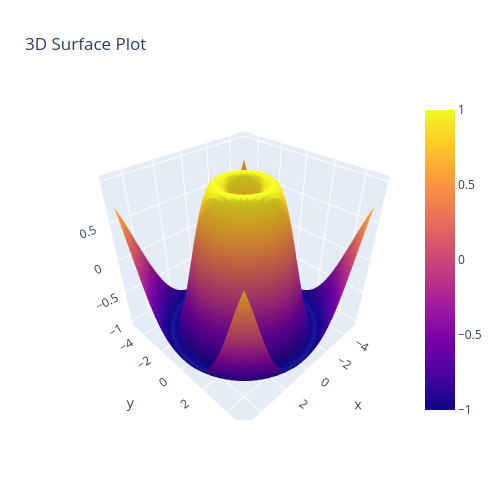

Write notebook code for a chart like this one.
### Markdown cell above
##### <font color='rebeccapurple'>1.2. 3D график поверхности</font>
Чтобы создать график поверхности, нам нужна структурированная сетка точек (x, y) и соответствующие значения z, которые определяют высоту поверхности в каждой точке.

### Code cell
import plotly.graph_objects as go
import numpy as np

x = np.linspace(-5, 5, 50) # координаты X
y = np.linspace(-5, 5, 50) # координаты Y
x, y = np.meshgrid(x, y) # структурированная сетка точек
z = np.sin(np.sqrt(x ** 2 + y ** 2)) # значения z, которые определяют высоту поверхности в каждой точке.

fig = go.Figure(
    data = [go.Surface(
        z = z,
        x = x,
        y = y)
           ]
)
fig.update_layout(title = '3D Surface Plot',# заголовок графика
                  width = 500, # ширина графика в пикселях
                  height = 500, # высота графика в пикселях
                 )
fig.show()

### Figure 1 — Plotly figure (JSON) as saved in the notebook; plotly's stock layout.template omitted (floating-point values rounded to 4 significant figures; data arrays with more than 128 entries replaced by an {"elided": "..."} marker saying what was removed)
{"data": [{"type": "surface", "x": {"elided": "50x50 float values"}, "y": {"elided": "50x50 float values"}, "z": {"elided": "50x50 float values"}}], "layout": {"height": 500, "title": {"text": "3D Surface Plot"}, "width": 500}}
